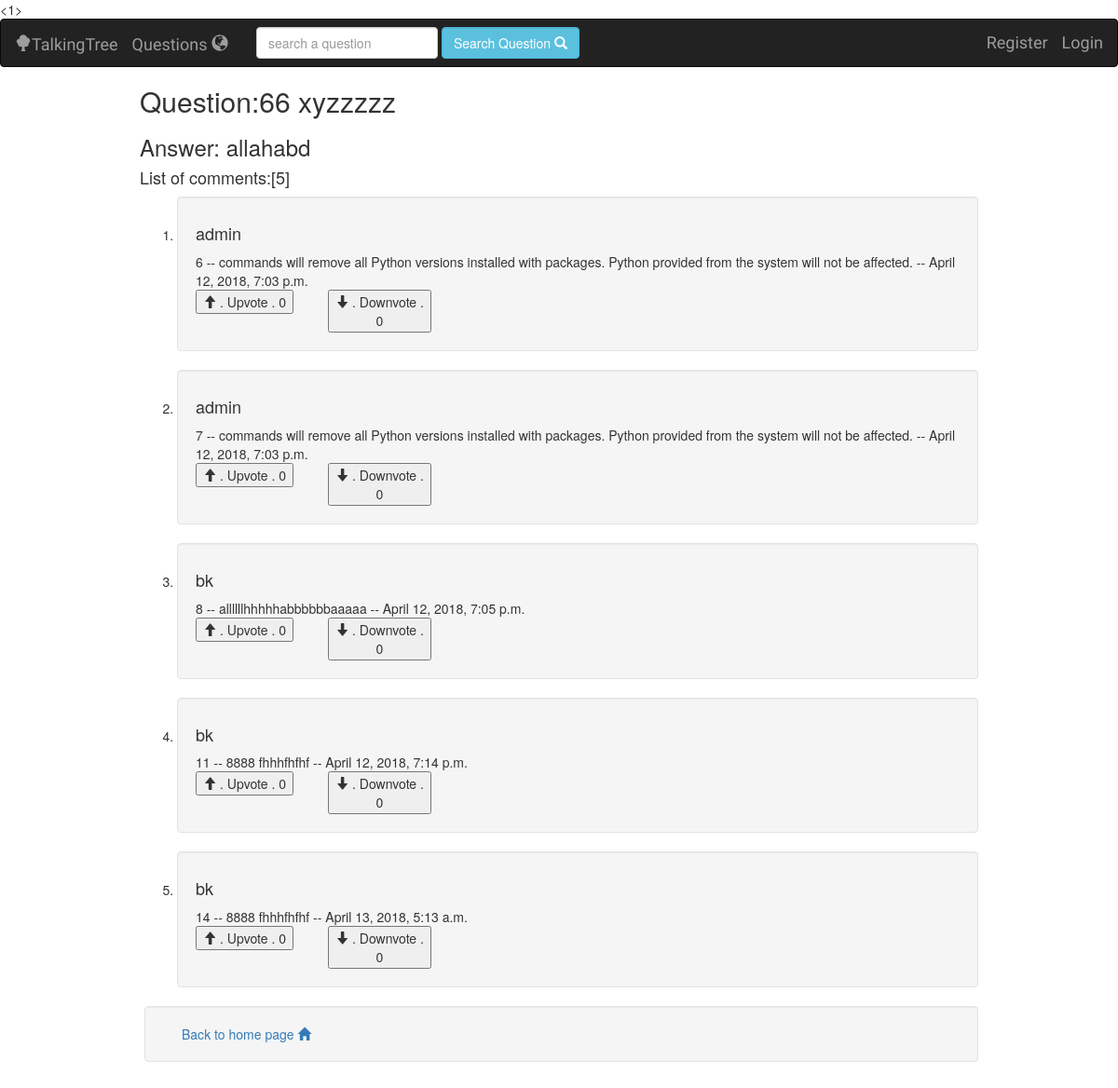
Page /talkingtree/comments/9/ on the committed database.
### talkingtree/models.py (models this page shows, shortened)
class Question(models.Model):
    user = models.ForeignKey(User, on_delete=models.DO_NOTHING, default=None)
    question_text = models.CharField(max_length=200)
    created_date = models.DateTimeField(default=datetime.now())
    class Meta:
        ordering = ['-id']

class Answer(models.Model):
    question = models.ForeignKey(Question, on_delete=models.CASCADE)
    user = models.ForeignKey(User, on_delete=models.DO_NOTHING, default=None)
    answer_text = models.CharField(max_length=200)
    created_date = models.DateTimeField(default=datetime.now())
    class Meta:
        ordering = ['-id']

class Comment(models.Model):
    answer = models.ForeignKey(Answer, on_delete=models.CASCADE)
    user = models.ForeignKey(User, on_delete=models.DO_NOTHING, null=True, blank=True)
    comment_text = models.CharField(max_length=200)
    created_date = models.DateTimeField(default=datetime.now())

### talkingtree/views.py (the view)
# urls.py: url(r'^comments/(?P<answer_id>[0-9]+)/$', views.comment, name='comment'),
def comment(request, answer_id):
    try:
        answer = Answer.objects.get(pk=answer_id)
        question = Question.objects.filter(answer__id=answer_id)
        all_comment = Comment.objects.filter(answer = answer)
        count_comment = answer.comment_set.count();
        comments = []
        for item in all_comment:
            count_upvotecomment = Upvotecomment.objects.filter(upvote=True, comment=item).count()
            count_downvotecomment = Upvotecomment.objects.filter(upvote=False, comment=item).count()
            comments.append({
                'comment':item,
                'count_upvotecomment':count_upvotecomment,
                'count_downvotecomment':count_downvotecomment
            })
    except Question.DoesNotExist:
        raise Http404('comment Does not Exist.')
    return render(request, 'talkingtree/comment.html', { 'question':question, 'answer' : answer,
                                                         'all_comment': comments, 'count_comment':count_comment,
                                                         })

### talkingtree/templates/talkingtree/comment.html (shortened to what this page needs)
 {% extends 'talkingtree/base.html' %}
 {%  block body %}
        {%  for que in question %}
            <h2> Question:{{ que.question_text }}</h2>
        {% endfor %}
    <h3> Answer: {{ answer.answer_text }}</h3>
    {% if all_comment %}
        <h4> List of comments:[{{ count_comment }}] </h4>
        <ol>
            {% for comment in all_comment %}
            <li>
            <div class="well">
                 <div ><h4>{{ comment.comment.user }}</h4></div>
                {{ comment.comment.id }} -- {{ comment.comment.comment_text }} -- {{ comment.comment.created_date }}
                <div class="row">
                    <div class="col-sm-2">
                        <form action="{% url 'talkingtree:upvotes_comment' comment.comment.id %}" method="post">
                            <button type="submit">
                                <span class="glyphicon glyphicon-arrow-up"></span>
                                 . Upvote . {{ comment.count_upvotecomment }}
                            </button>
                        </form>
                    </div>
                    <div class="col-sm-2">
                        <form action="{% url 'talkingtree:downvotes_comment' comment.comment.id %}" method="post">
                            <button type="submit">
                                <span class="glyphicon glyphicon-arrow-down"></span>
                                . Downvote . {{ comment.count_downvotecomment }}
                            </button>
                        </form>
                    </div>
                </div>
            </div>
            </li>
            {% endfor %}
        </ol>
        {% else %}
              <div class="alert alert-danger">
        No comment found. People are searching for a better comment to this answer.
       </div>
    {% endif %}
             <div class="well" style="margin-left: 5px">
             <div class="row" style="margin-left: 5px">
                <div  class="col-sm-3">
                    <a href="/talkingtree/"> Back to home page  <span  class="glyphicon glyphicon-home" aria-hidden="true"> </span></a>
                </div>
             </div>
            </div>
 {% endblock %}

### rows in the picture
Question: question_text "66 xyzzzzz"
Answer: answer_text "allahabd"
Comment: comment.user "admin", comment.id "6", comment.comment_text "commands will remove all Python versions installed with packages. Python provided from the system will not be affected.", comment.created_date "April 12, 2018, 7:03 p.m.", count_upvotecomment "0", count_downvotecomment "0"
Comment: comment.user "admin", comment.id "7", comment.comment_text "commands will remove all Python versions installed with packages. Python provided from the system will not be affected.", comment.created_date "April 12, 2018, 7:03 p.m.", count_upvotecomment "0", count_downvotecomment "0"
Comment: comment.user "bk", comment.id "8", comment.comment_text "allllllhhhhhabbbbbbaaaaa", comment.created_date "April 12, 2018, 7:05 p.m.", count_upvotecomment "0", count_downvotecomment "0"
Comment: comment.user "bk", comment.id "11", comment.comment_text "8888 fhhhfhfhf", comment.created_date "April 12, 2018, 7:14 p.m.", count_upvotecomment "0", count_downvotecomment "0"
Comment: comment.user "bk", comment.id "14", comment.comment_text "8888 fhhhfhfhf", comment.created_date "April 13, 2018, 5:13 a.m.", count_upvotecomment "0", count_downvotecomment "0"

### other values in the picture
{{ count_comment }} "5"
